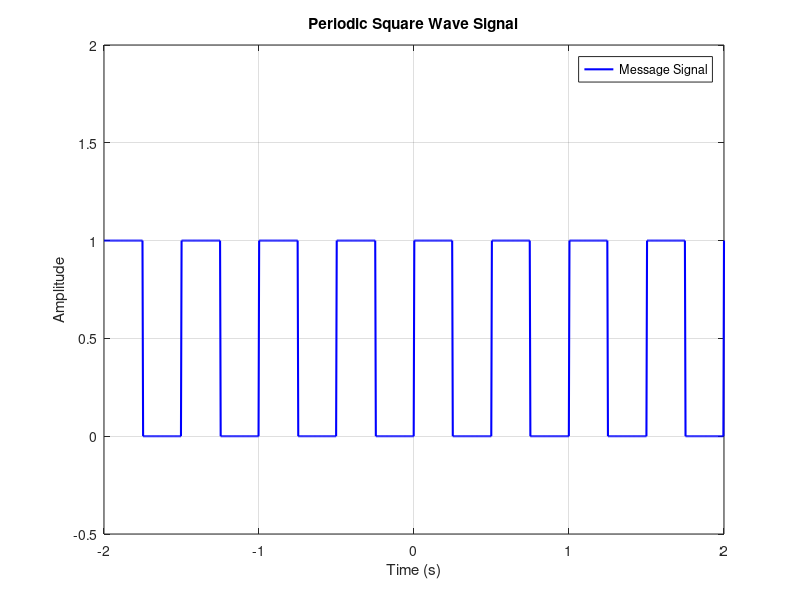
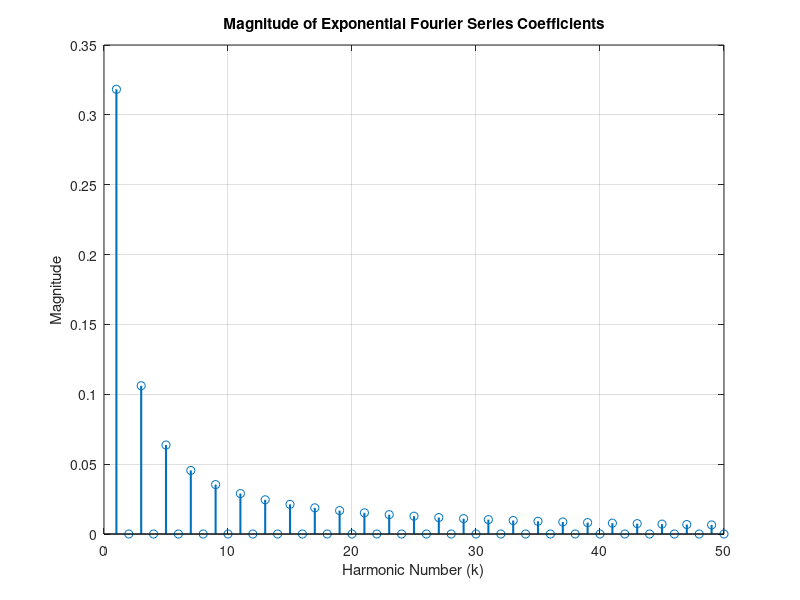
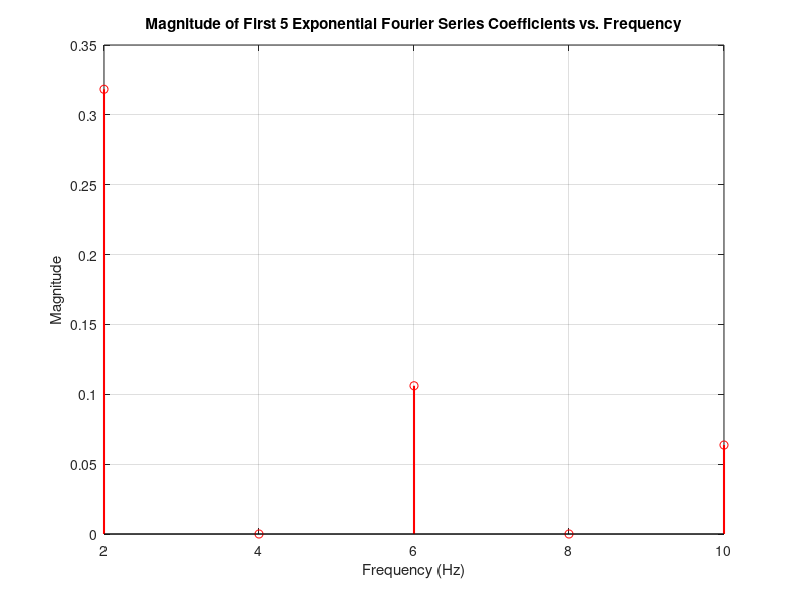
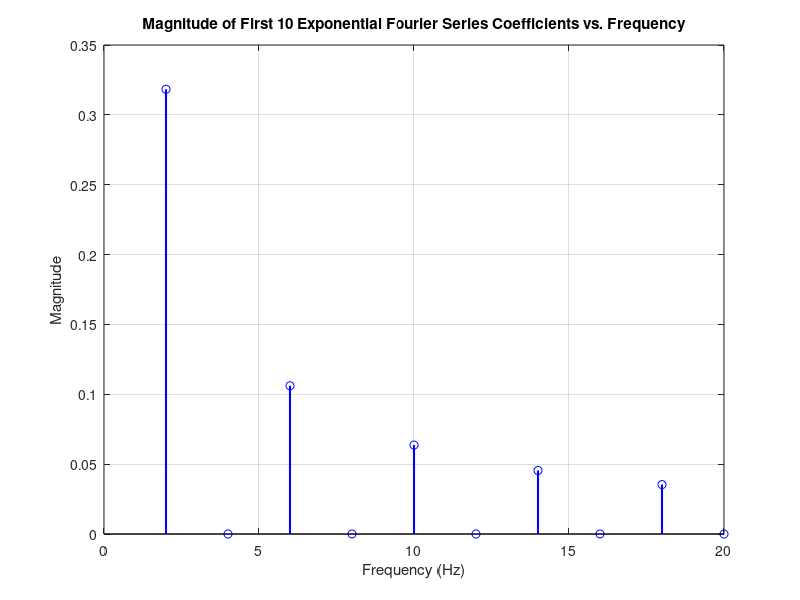

Source code (MATLAB) for these figures, in order:
clc;
clear all;
close all;

% Define the parameters
T = 0.5; % Period of the square wave
t = linspace(-2, 2, 1000); % Time vector

% Define the square wave function with amplitude between 0 and 1
x = @(t) 0.5*(square(2*pi/T*t)+1);


% Plot the square wave signal
figure;
plot(t, x(t), 'b', 'LineWidth', 1.5);
xlabel('Time (s)');
ylabel('Amplitude');
title('Periodic Square Wave Signal');
grid on;
legend('Message Signal');
ylim([-0.5, 2]);

% Calculate the Exponential Fourier Series coefficients
N = 50; % Number of coefficients
C = zeros(1, N);
for k = 1:N
    integrand = @(t) x(t) .* exp(-1j*k*2*pi/T*t);
    C(k) = (1/T) * integral(integrand, -T/2, T/2);
end

% Plot the magnitudes of the coefficients
figure;
stem(1:N, abs(C), 'LineWidth', 1.5);
xlabel('Harmonic Number (k)');
ylabel('Magnitude');
title('Magnitude of Exponential Fourier Series Coefficients');
grid on;

% Plot the magnitudes of the first five harmonics as a function of frequency
frequencies = 1:N;
frequencies = frequencies / T; % Convert harmonic numbers to frequencies
figure;
stem(frequencies(1:5), abs(C(1:5)), 'r', 'LineWidth', 1.5);
xlabel('Frequency (Hz)');
ylabel('Magnitude');
title('Magnitude of First 5 Exponential Fourier Series Coefficients vs. Frequency');
grid on;

% Plot the magnitudes of the first ten harmonics as a function of frequency
figure;
stem(frequencies(1:10), abs(C(1:10)), 'b', 'LineWidth', 1.5);
xlabel('Frequency (Hz)');
ylabel('Magnitude');
title('Magnitude of First 10 Exponential Fourier Series Coefficients vs. Frequency');
grid on;

% Reconstruct the signal using the first harmonic
x1 = zeros(size(t));
x1 = x1 + abs(C(1)) * exp(1j*1*2*pi/T*t) + abs(C(1)) * exp(-1j*1*2*pi/T*t); % DC term

% Reconstruct the signal using the first three harmonics
x3 = zeros(size(t));
x3 = x3 + abs(C(1)) * exp(1j*1*2*pi/T*t) + abs(C(1)) * exp(-1j*1*2*pi/T*t); % DC term
x3 = x3 + abs(C(3)) * exp(1j*3*2*pi/T*t) + abs(C(3)) * exp(-1j*3*2*pi/T*t); % Third harmonic

% Reconstruct the signal using the first ten harmonics
x10 = zeros(size(t));
x10 = x10 + abs(C(1)) * exp(1j*1*2*pi/T*t) + abs(C(1)) * exp(-1j*1*2*pi/T*t); % DC term
x10 = x10 + abs(C(3)) * exp(1j*3*2*pi/T*t) + abs(C(3)) * exp(-1j*3*2*pi/T*t); % Third harmonic
x10 = x10 + abs(C(5)) * exp(1j*5*2*pi/T*t) + abs(C(5)) * exp(-1j*5*2*pi/T*t); % Fifth harmonic
x10 = x10 + abs(C(7)) * exp(1j*7*2*pi/T*t) + abs(C(7)) * exp(-1j*7*2*pi/T*t); % Seventh harmonic
x10 = x10 + abs(C(9)) * exp(1j*9*2*pi/T*t) + abs(C(9)) * exp(-1j*9*2*pi/T*t); % Ninth harmonic

% Plot the signals
figure;
plot(t, x(t), 'b', 'LineWidth', 1.5);
hold on;
plot(t, abs(x1), 'r--', 'LineWidth', 1.5);
hold off;
xlabel('Time (s)');
ylabel('Amplitude');
title('Approximations of Square Wave Signal');
legend('Original Signal', '1st Harmonic Approximation');
grid on;
ylim([-0.5, 2]);

% Plot the signals
figure;
plot(t, x(t), 'b', 'LineWidth', 1.5);
hold on;
plot(t, abs(x3), 'g--', 'LineWidth', 1.5);
hold off;
xlabel('Time (s)');
ylabel('Amplitude');
title('Approximations of Square Wave Signal');
legend('Original Signal', '1st 3 Harmonics Approximation');
grid on;
ylim([-0.5, 2]);

% Plot the signals
figure;
plot(t, x(t), 'b', 'LineWidth', 1.5);
hold on;
plot(t, abs(x10), 'm--', 'LineWidth', 1.5);
hold off;
xlabel('Time (s)');
ylabel('Amplitude');
title('Approximations of Square Wave Signal');
legend('Original Signal', '1st 10 Harmonics Approximation');
grid on;
ylim([-0.5, 2]);

